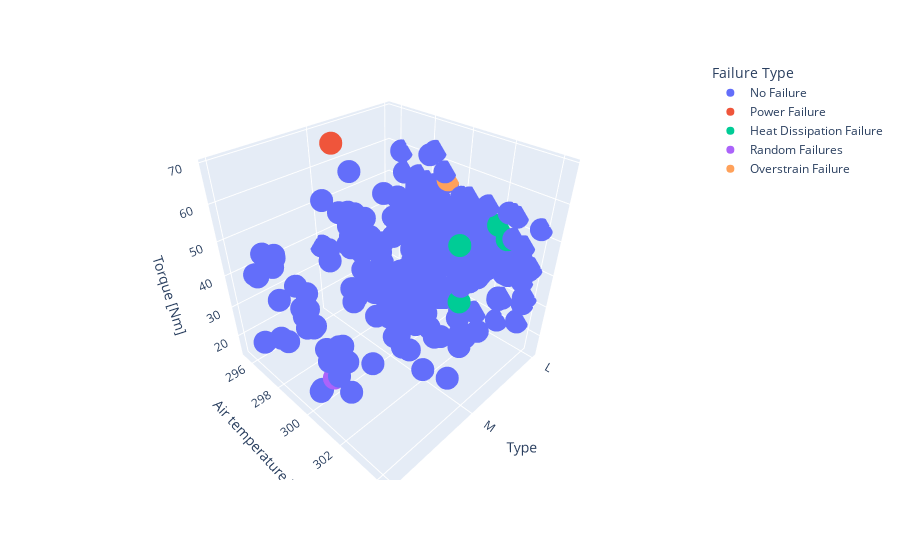

The notebook cell this image was saved under:
### Code cell
# Usamos la maravilla de plotly
import plotly.express as px

fig = px.scatter_3d(d2, x='Type', y='Air temperature [K]', z='Torque [Nm]', color='Failure Type')
fig.show()

### Figure 1 — Plotly figure (JSON) as saved in the notebook; plotly's stock layout.template omitted (floating-point values rounded to 4 significant figures; data arrays with more than 128 entries replaced by an {"elided": "..."} marker saying what was removed)
{"data": [{"hovertemplate": "Failure Type=No Failure<br>Type=%{x}<br>Air temperature [K]=%{y}<br>Torque [Nm]=%{z}<extra></extra>", "legendgroup": "No Failure", "marker": {"color": "#636efa", "symbol": "circle"}, "mode": "markers", "name": "No Failure", "scene": "scene", "showlegend": true, "type": "scatter3d", "x": {"elided": "292 str values"}, "y": {"elided": "292 float values"}, "z": {"elided": "292 float values"}}, {"hovertemplate": "Failure Type=Power Failure<br>Type=%{x}<br>Air temperature [K]=%{y}<br>Torque [Nm]=%{z}<extra></extra>", "legendgroup": "Power Failure", "marker": {"color": "#EF553B", "symbol": "circle"}, "mode": "markers", "name": "Power Failure", "scene": "scene", "showlegend": true, "type": "scatter3d", "x": ["L", "M"], "y": [295.7, 296.7], "z": [14.6, 69]}, {"hovertemplate": "Failure Type=Heat Dissipation Failure<br>Type=%{x}<br>Air temperature [K]=%{y}<br>Torque [Nm]=%{z}<extra></extra>", "legendgroup": "Heat Dissipation Failure", "marker": {"color": "#00cc96", "symbol": "circle"}, "mode": "markers", "name": "Heat Dissipation Failure", "scene": "scene", "showlegend": true, "type": "scatter3d", "x": ["M", "M", "L", "L"], "y": [303.2, 303.4, 301.9, 302.4], "z": [58.2, 44.1, 48.5, 45.5]}, {"hovertemplate": "Failure Type=Random Failures<br>Type=%{x}<br>Air temperature [K]=%{y}<br>Torque [Nm]=%{z}<extra></extra>", "legendgroup": "Random Failures", "marker": {"color": "#ab63fa", "symbol": "circle"}, "mode": "markers", "name": "Random Failures", "scene": "scene", "showlegend": true, "type": "scatter3d", "x": ["H"], "y": [301.6], "z": [32.3]}, {"hovertemplate": "Failure Type=Overstrain Failure<br>Type=%{x}<br>Air temperature [K]=%{y}<br>Torque [Nm]=%{z}<extra></extra>", "legendgroup": "Overstrain Failure", "marker": {"color": "#FFA15A", "symbol": "circle"}, "mode": "markers", "name": "Overstrain Failure", "scene": "scene", "showlegend": true, "type": "scatter3d", "x": ["L"], "y": [299.1], "z": [55.4]}], "layout": {"autosize": true, "legend": {"title": {"text": "Failure Type"}, "tracegroupgap": 0}, "margin": {"t": 60}, "scene": {"aspectmode": "auto", "aspectratio": {"x": 1, "y": 1, "z": 1}, "domain": {"x": [0, 1], "y": [0, 1]}, "xaxis": {"title": {"text": "Type"}, "type": "category"}, "yaxis": {"title": {"text": "Air temperature [K]"}, "type": "linear"}, "zaxis": {"title": {"text": "Torque [Nm]"}, "type": "linear"}}}}
